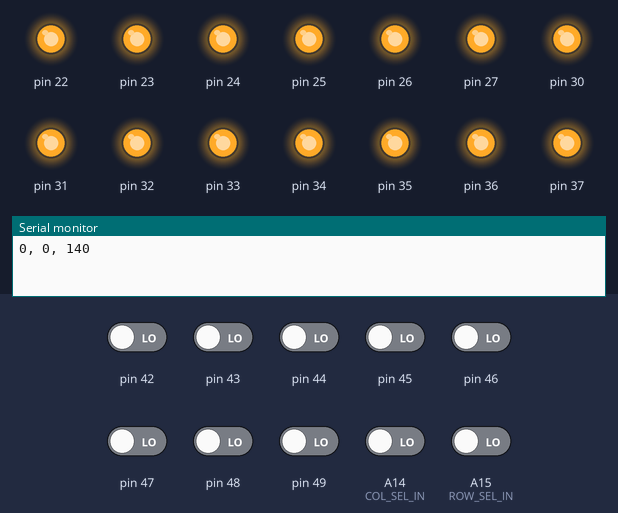
A sketch run on a simulated Arduino Mega 2560, built with avr-gcc and run on an emulated ATmega2560. On the bench: output pins drawn as LEDs (lit = HIGH), the last lines printed to the serial monitor. The inputs (shaded band) are chosen by the test bench; at power-on: A14 (COL_SEL_IN), A15 (ROW_SEL_IN), pin 42–49 LOW.

Above: at 1.2 s.
1.3 s: A14 (COL_SEL_IN) driven HIGH
At 2.7 s:
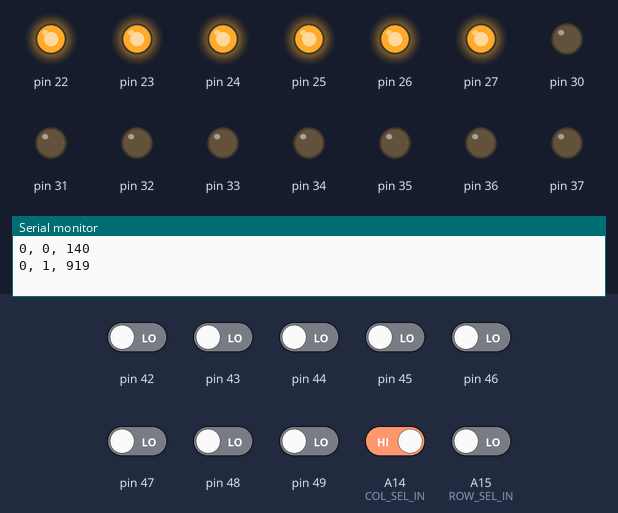
Timing chart, 0 to 4.3 s (numbered marks = the images above; inputs shaded):
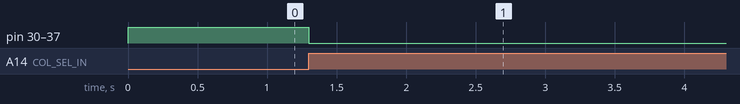

Measured:
- after the input at 1.3 s, pin 30–37: HIGH → LOW at once

The sketch:

WPCController.ino
```cpp
#include <Arduino.h>
#include <PinChangeInt.h>
#include <Debug.h>

//#define JUST_ROW_COL_SIGNAL
//#define DIRECT_DATA_PASSTHROUGH
#define DIRECT_DATA_PASSTHROUGH2
//#define DIRECT_DRIVE
//#define ASYNC_DATA_PASSTHROUGH
//#define BUFFERED_DATA_PASSTHROUGH

// PORTC
static const byte COL_OUT = 50; //22;
static const byte ROW_OUT = 51; //31;
static const byte TRIAC_OUT = 32;
static const byte SOL1_OUT = 33;
static const byte SOL2_OUT = 34;
static const byte SOL3_OUT = 35;
static const byte SOL4_OUT = 36;
static const byte EN_ARDUINO_OUT = 37;

// control bus
static const byte CLK_DATA_OUT = 38;	//PORTC 37..30
static const byte CLK_DATA_IN = 40;		//PORTL 49..42

// input identifier pulses
static const byte ROW_SEL_IN = A15;
static volatile long rowSelectCount = 0;
static const byte COL_SEL_IN = A14;
static volatile long colSelectCount = 0;
static volatile long matrixUpdateCount = 0;

static volatile long dummy = 0;
static inline void delay() {
/*	for (int i = 0; i < 2; i++) {
		dummy = i << i;
	} */
}

static inline void toggle(byte pin) {
	digitalWrite(pin, LOW);
//	delay();
	digitalWrite(pin, HIGH);
}

static inline byte readDataBus() {
	// read all of port L
	return PINL;
}

static inline void writeDataBus(byte value) {
	// write the entire data bus port
	PORTC = value;
}

static inline void latchImport() {
	// move data from client to input latch
	toggle(CLK_DATA_IN);
}

static inline void latchExport() {
	// move data from data bus to output latch
	toggle(CLK_DATA_OUT);
}

static inline void signalExport(byte pin) {
	toggle(pin);
}

#ifdef JUST_ROW_COL_SIGNAL
static void handleRowInterrupt() {
	// signal to external client that row data is in output latch
	signalExport(ROW_OUT);
}

static void handleColInterrupt() {
	signalExport(COL_OUT);
}

static inline void updateMatrix() {
	matrixUpdateCount++;
}

#endif

#ifdef DIRECT_DATA_PASSTHROUGH2

static inline byte handleInterrupt() {
	// move data onto data bus from input latch
	latchImport();

	// read data on data bus
	byte data = readDataBus();

	// write the data just read
	writeDataBus(data);

	// clock data from data bus into output latch
	latchExport();

	return data;
}

static char printVal2[16] = { '0','1','2','3','4','5','6','7','8','9','A','B','C','D','E','F' };

static void handleRowInterrupt() {
	byte data = handleInterrupt();

	// signal to external client that row data is in output latch
	signalExport(ROW_OUT);
	rowSelectCount++;
//	DebugSerial::INSTANCE << "R ";
//	data = ~data;
//	DebugSerial::INSTANCE << printVal2[ (data>>4) & 0x0F];
//	DebugSerial::INSTANCE << printVal2[ data & 0x0F];
//	DebugSerial::INSTANCE << endl;
}

static void handleColInterrupt() {
	byte data = handleInterrupt();

	// signal to external client that column data is in output latch
	signalExport(COL_OUT);
	colSelectCount++;
//	DebugSerial::INSTANCE << "COL ";
//	data = ~data;
//	DebugSerial::INSTANCE << printVal2[ (data>>4) & 0x0F];
//	DebugSerial::INSTANCE << printVal2[ data & 0x0F];
//	DebugSerial::INSTANCE << endl;
}

static inline void updateMatrix() {
	matrixUpdateCount++;
}
#endif

#ifdef ASYNC_DATA_PASSTHROUGH

/*
 * this version moves a lot of the processing out of the interrupt service routine and essentially
 * queues it for consumption outside that routine.
 */

#include "CircularBuffer.h"
static const byte bufferSize = 50;
static int bufferStorage[bufferSize];
static volatile CircularBuffer<int> buffer(bufferStorage, bufferSize);
// the buffer values are of the form [byte col, byte row].  If the high byte
// is 0xFF then the buffer is empty.

static byte currentInputColumn = 0;
static void handleColInterrupt() {
	// move data onto data bus from input latch
	latchImport();

	// read data on data bus
	currentInputColumn = readDataBus();

	colSelectCount++;
}

static void handleRowInterrupt() {
	// move data onto data bus from input latch
	latchImport();

	// read data on data bus and push it into the buffer
	buffer.push(word(currentInputColumn, readDataBus()));

	rowSelectCount++;
}

static inline void updateMatrix() {
	while (buffer.isNotEmpty()) {
		int value = buffer.pop();
		byte col = highByte(value);
		byte row = lowByte(value);

		if (col == 0) {
			writeDataBus(col);
			signalExport(COL_OUT);
			writeDataBus(row);
			signalExport(ROW_OUT);
		} else {
			writeDataBus(row);
			signalExport(ROW_OUT);
			writeDataBus(col);
			signalExport(COL_OUT);
		}
	}


	matrixUpdateCount++;
}
#endif


#ifdef DIRECT_DRIVE

static byte matrixLamps[] = {
		0b01111110,
		0b10111101,
		0b11011011,
		0b11100111,
		0b11100111,
		0b11011011,
		0b10111101,
		0b01010101
};

static byte currentColumn = -1;

static void handleRowInterrupt() {
	rowSelectCount++;
}

static void handleColInterrupt() {
	colSelectCount++;
}

static inline void updateMatrix() {
	matrixUpdateCount++;

	// turn all (current) columns off
	writeDataBus(-1);
	latchExport();
	signalExport(COL_OUT);

	// update the rows for new column
	writeDataBus(matrixLamps[currentColumn]);
	latchExport();
	signalExport(ROW_OUT);

	// turn on new column
	writeDataBus(~(1 << currentColumn));
	latchExport();
	signalExport(COL_OUT);

    currentColumn = (currentColumn + 1) % 8;
}

#endif

#ifdef BUFFERED_DATA_PASSTHROUGH
/*
The scan makes buffering a little unobvious.  A WPC lamp refresh first turns off
all columns, then turns off all rows, waits 30ns, turns on a bunch of rows, and
then turns on a single column.  It is only at this point that something is
actually displayed.  So, we only refresh a row after a column is turned ON,
meaning we want to buffer the last sent set of row values until the column
comes high.
*/


static byte pendingRowBits;
static bool pendingRows = false;

static byte matrixLamps[8] = { 0,0,0,0,0,0,0,0 };
static byte currentColBit = 0;

static byte bitToIndex(byte bit) {
	for (byte i = 0; i < 8; i++) {
		if (bit & 1) {
			return i;
		} else {
			bit = bit >> 1;
		}
	}
	return 0;
/*
	switch (bit) {
	case 0b00000001:
		return 0;
	case 0b00000010:
		return 1;
	case 0b00000100:
		return 2;
	case 0b00001000:
		return 3;
	case 0b00010000:
		return 4;
	case 0b00100000:
		return 5;
	case 0b01000000:
		return 6;
	case 0b10000000:
		return 7;
	default:
		return -1;
	} */
}

static void handleRowInterrupt() {
	// move data onto data bus from input latch
	rowSelectCount++;
	latchImport();
	if (currentColBit == 0) {
		// all the columns are off, so we don't know where this
		// row will eventually go.  Stash it somewhere until
		// a column gets turned on.
		pendingRowBits = readDataBus();
		pendingRows = true;
	} else {
		matrixLamps[bitToIndex(currentColBit)] = readDataBus();
		pendingRows = false;	//if there were pending updates, we just stomped on them.
	}
}

static void handleColInterrupt() {
	// move data onto data bus from input latch
	colSelectCount++;
	latchImport();
	currentColBit = readDataBus();
	byte currentColNdx = bitToIndex(currentColBit);

	if (pendingRows) {
		matrixLamps[currentColNdx] = pendingRowBits;
		pendingRows = false;
	}
}

static byte currentRefreshCol = 0;
static inline void updateMatrix() {

	writeDataBus(-1);
	latchExport();
	signalExport(COL_OUT);

	writeDataBus(matrixLamps[currentRefreshCol]);
	latchExport();
	signalExport(ROW_OUT);

	writeDataBus(1 << currentRefreshCol);
	latchExport();
	signalExport(COL_OUT);

	currentRefreshCol = (currentRefreshCol + 1) % 8;
	matrixUpdateCount++;
//	delay(2);
}

#endif


void setup() {
	// set control pins to OUTPUT mode
	for (byte i = 22; i <= 53; i++) {
		digitalWrite(i, HIGH);
		pinMode(i, OUTPUT);
		digitalWrite(i, HIGH);
	}
	for (byte i = 42; i <= 49; i++) {
		pinMode(i, INPUT);
	}

	// set trigger pins to input
	pinMode(ROW_SEL_IN, INPUT);
	pinMode(COL_SEL_IN, INPUT);

	DDRL = 0; // data INPUT
	DDRC = -1; // data OUTPUT

	attachPinChangeInterrupt(ROW_SEL_IN,handleRowInterrupt,RISING);
	attachPinChangeInterrupt(COL_SEL_IN,handleColInterrupt,RISING);

	Serial.begin(57600);
}

static long t = 0;
void loop() {
	updateMatrix();
	{
		char buf[256];
		if (DebugSerial::INSTANCE.getContents(buf) > 0) {
			Serial.print(buf);
		}

	}

	if (millis() - t > 1000) {
		Serial.print(rowSelectCount);
		Serial.print(", ");
		Serial.print(colSelectCount);
		Serial.print(", ");
		Serial.println(matrixUpdateCount);
		t = millis();
		rowSelectCount = 0;
		colSelectCount = 0;
		matrixUpdateCount = 0;

#ifdef BUFFERED_DATA_PASSTHROUGH
		for (byte i = 0; i < 8; i++) {
			Serial << _BIN(matrixLamps[i]) << ", ";
		}
		Serial << endl;
#endif
#ifdef DIRECT_DRIVE
		for (byte i = 0; i < 8; i++) {
			Serial << _BIN(matrixLamps[i]) << ", ";
		}
		Serial << endl;
#endif
	}
}
```

CircularBuffer.cpp
```cpp
/*
 * CircularBuffer.cpp
 *
 *  Created on: Mar 1, 2015
 *      Author: Dad
 */

#include "CircularBuffer.h"
```

CircularBuffer.h
```cpp
/*
 * CircularBuffer.h
 *
 *  Created on: Mar 1, 2015
 *      Author: Dad
 */

#ifndef CIRCULARBUFFER_H_
#define CIRCULARBUFFER_H_

#include <Arduino.h>

template <class T>
class CircularBuffer {
public:
	CircularBuffer(T* storage, byte size);
	virtual ~CircularBuffer();

	virtual bool isNotEmpty() const volatile;
	virtual T peek() const volatile;
	virtual T pop() volatile;
	virtual void push(T value) volatile;

protected:
	T* storage;
	byte size;
	byte pushPos;
	byte popPos;
};

template<class T>
inline CircularBuffer<T>::CircularBuffer(T* storageIn, byte sizeIn)
: storage(storageIn), size(sizeIn), pushPos(0), popPos(0)
{
}

template<class T>
inline CircularBuffer<T>::~CircularBuffer() {
}

template<class T>
inline bool CircularBuffer<T>::isNotEmpty() const volatile {
	return pushPos != popPos;
}

template<class T>
inline T CircularBuffer<T>::peek() const volatile {
	return storage[popPos];
}

template<class T>
inline T CircularBuffer<T>::pop() volatile {
	T result = storage[popPos];
	popPos = (popPos + 1) % size;
	return result;
}

template<class T>
inline void CircularBuffer<T>::push(T value) volatile {
	storage[pushPos] = value;
	pushPos = (pushPos + 1) % size;
}

#endif /* CIRCULARBUFFER_H_ */
```
